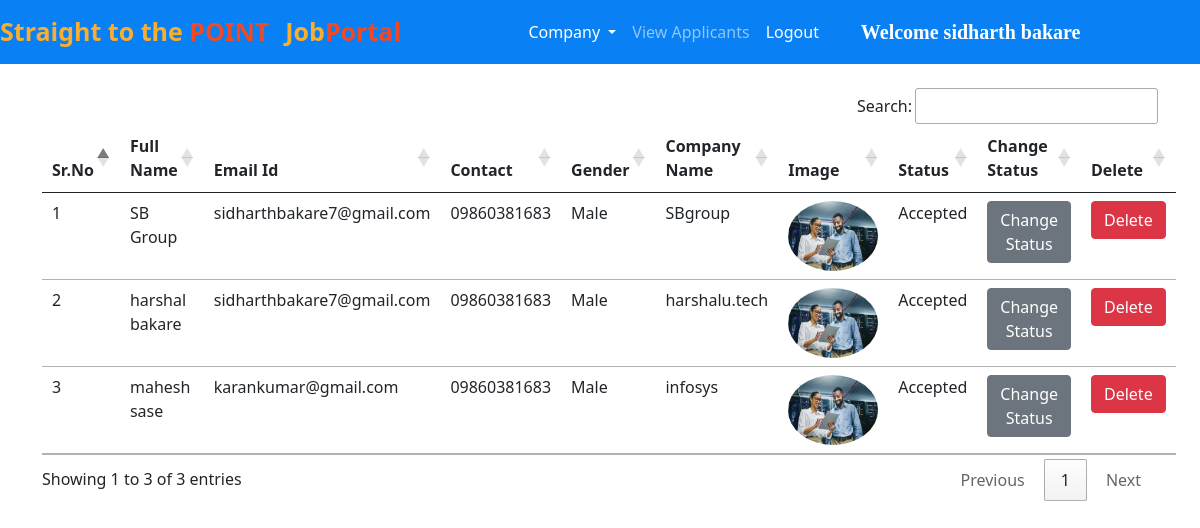
The page /all_companies/ (signed in) on the database its author committed.
### jobs/models.py (models this page shows, shortened)
class Company(models.Model):
    user = models.ForeignKey(User, on_delete=models.CASCADE)
    phone = models.CharField(max_length=10)
    image = models.ImageField(upload_to="")
    gender = models.CharField(max_length=10)
    type = models.CharField(max_length=15)
    status = models.CharField(max_length=20)
    company_name = models.CharField(max_length=100)

### jobs/views.py (the view)
# urls.py: path("all_companies/", views.all_companies, name="all_companies"),
def all_companies(request):
    if not request.user.is_authenticated:
        return redirect("/admin_login")
    companies = Company.objects.all()
    return render(request, "all_companies.html", {'companies':companies})

### jobs/templates/all_companies.html (shortened to what this page needs)
{% extends 'admin_navbar.html' %}
{% block body %}
<div class="container mt-4">
<table class="table table-hover" id="example">
    <thead>
        <tr>
            <th>Sr.No</th>
            <th>Full Name</th>
            <th>Email Id</th>
            <th>Contact</th>
            <th>Gender</th>
            <th>Company Name</th>
            <th>Image</th>
            <th>Status</th>
            <th>Change Status</th>
            <th>Delete</th>
        </tr>
    </thead>
    <tbody>
        {% for company in companies %}
        <tr>
            <td>{{forloop.counter}}</td>
            <td>{{company.user.get_full_name}}</td>
            <td>{{company.user.email}}</td>
            <td>{{company.phone}}</td>
            <td>{{company.gender}}</td>
            <td>{{company.company_name}}</td>
            <td><img src="{{company.image.url}}" class="rounded-circle" width="90px" height="70px"></td>
            <td>{{company.status}}</td>
            <td><a href="/change_status/{{company.id}}/" class="btn btn-secondary">Change Status</a></td>
            <td><a href="/delete_company/{{company.user.id}}/" class="btn btn-danger" onclick="return confirm('Are you sure you want to delete this company?')">Delete</a></td>
        </tr>
        {% endfor %}
    </tbody>
</table>
</div>
{% endblock %}

### jobs/templates/admin_navbar.html (shortened to what this page needs)
<!doctype html>
<html lang="en">
<head>
  <link href="https://cdn.jsdelivr.net/npm/bootstrap@5.0.2/dist/css/bootstrap.min.css" rel="stylesheet"
>
  <link rel="stylesheet" href="https://cdn.datatables.net/1.10.25/css/jquery.dataTables.min.css">
  <link rel="stylesheet" href="https://cdn.datatables.net/buttons/1.7.1/css/buttons.dataTables.min.css">
</head>
<body>
  <nav class="navbar navbar-expand-lg navbar-dark">
      <a class="navbar-brand" href="/"><span class="head1">Straight to the </span><span class="head2">POINT</span></a>
      <a class="navbar-brand" href="#"><span class="head1">Job</span><span class="head2">Portal</span></a>
      <div class="container w-50">
      <div class="collapse navbar-collapse" id="navbarSupportedContent">
        <ul class="navbar-nav me-auto mb-2 mb-lg-0">
          <div class="collapse navbar-collapse" id="navbarNavDarkDropdown">
            <ul class="navbar-nav">
              <li class="nav-item dropdown">
                <a class="nav-link active dropdown-toggle" href="#" id="navbarDarkDropdownMenuLink" role="button" data-bs-toggle="dropdown" aria-expanded="false">
                  Company
                </a>
              </li>
            </ul>
          </div>
          <li class="nav-item">
            <a class="nav-link {% block view_applicants %} {% endblock %}" href="/view_applicants/">View Applicants</a>
          </li>
          <li class="nav-item">
            <a class="nav-link active" href="/logout/">Logout</a>
          </li>
        </ul>
        <a class="navbar-brand" style="font-weight: bold; font-family: 'Times New Roman', Times, serif;" href="#">Welcome {{request.user.get_full_name}}</a>
      </div>
      </div>
  </nav>
  {% block body %}
  {% endblock %}
</body>
</html>

### jobs/templates/admin_navbar.html (style rules this page uses)
.navbar { background-color: #0980f3; }
.head1 { color: #FBAD30; font-size: 25px; font-weight: bold; height: 50px; }
.head2 { color: #EF4926; font-size: 25px; font-weight: bold; }

### rows shown on the page
Company: user.get_full_name "SB Group", user.email "sidharthbakare7@gmail.com", phone "09860381683", gender "Male", company_name "SBgroup", image (picture), status "Accepted"
Company: user.get_full_name "harshal bakare", user.email "sidharthbakare7@gmail.com", phone "09860381683", gender "Male", company_name "harshalu.tech", image (picture), status "Accepted"
Company: user.get_full_name "mahesh sase", user.email "karankumar@gmail.com", phone "09860381683", gender "Male", company_name "infosys", image (picture), status "Accepted"

### other values the page prints
{{ request.user.get_full_name }} "sidharth bakare"
